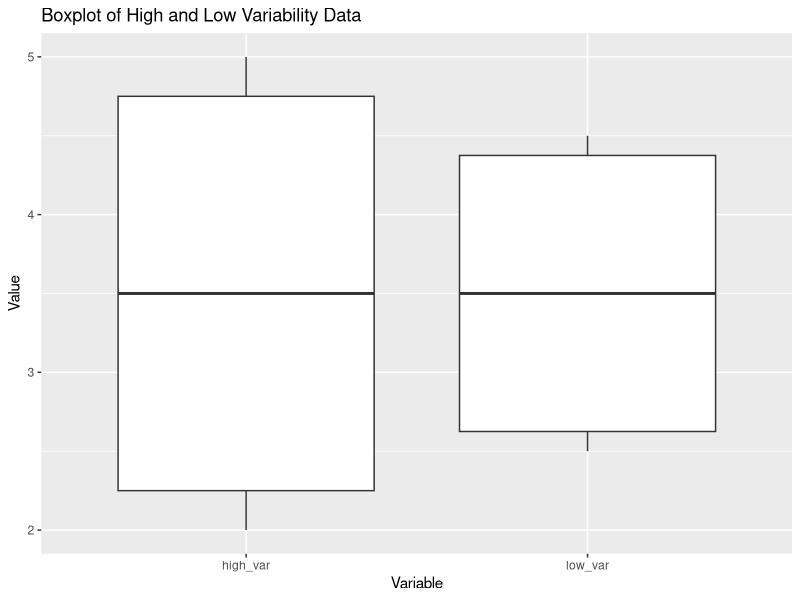
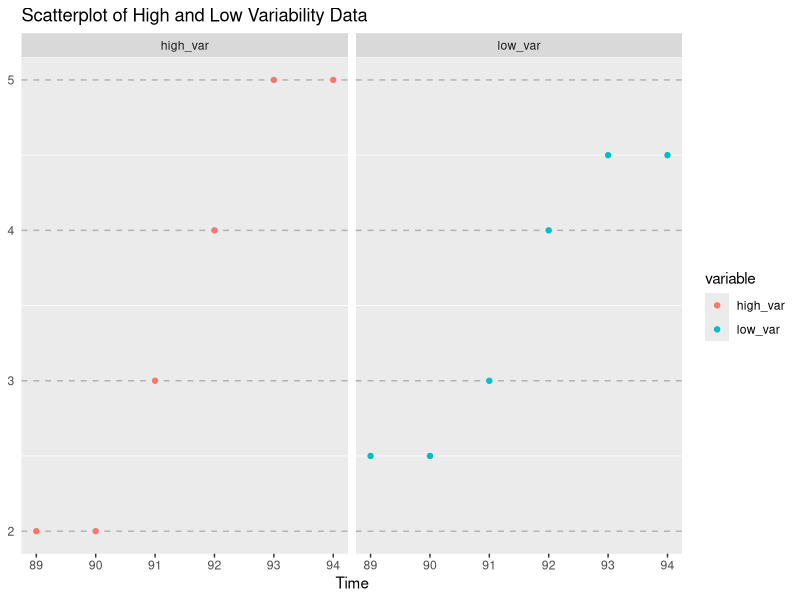
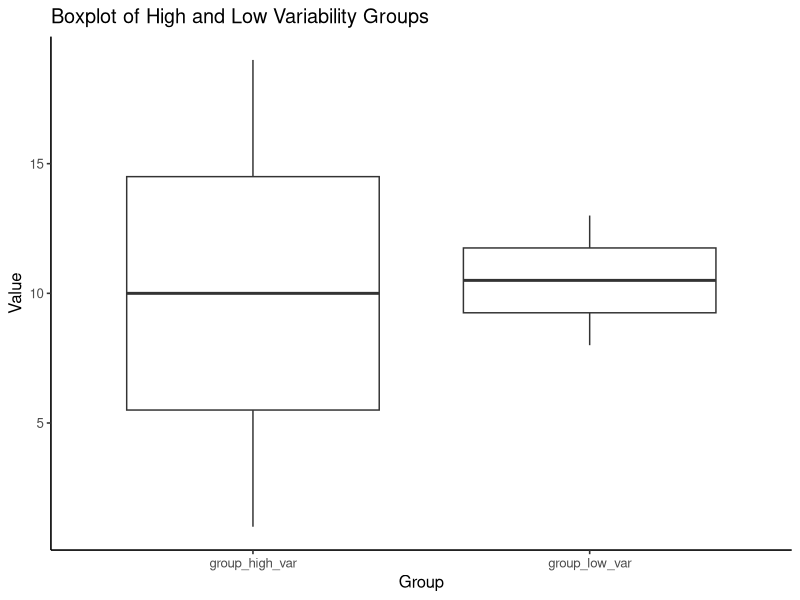
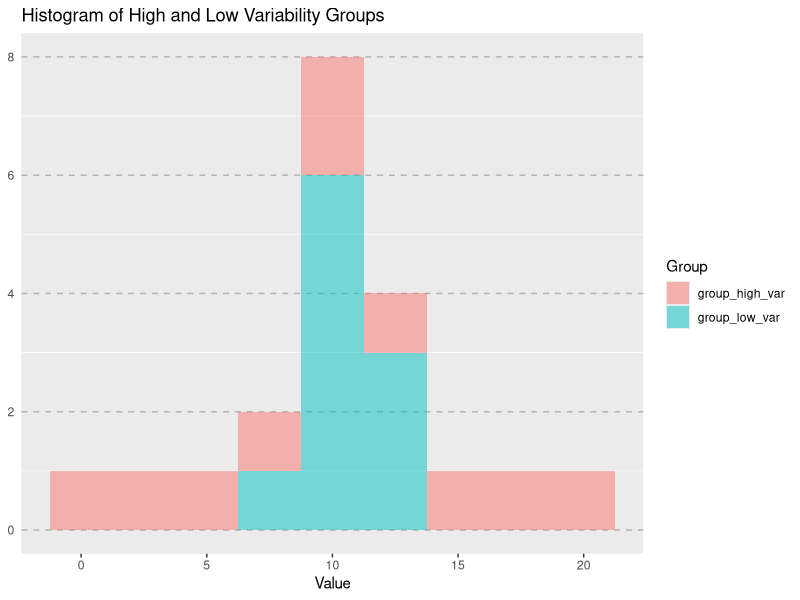
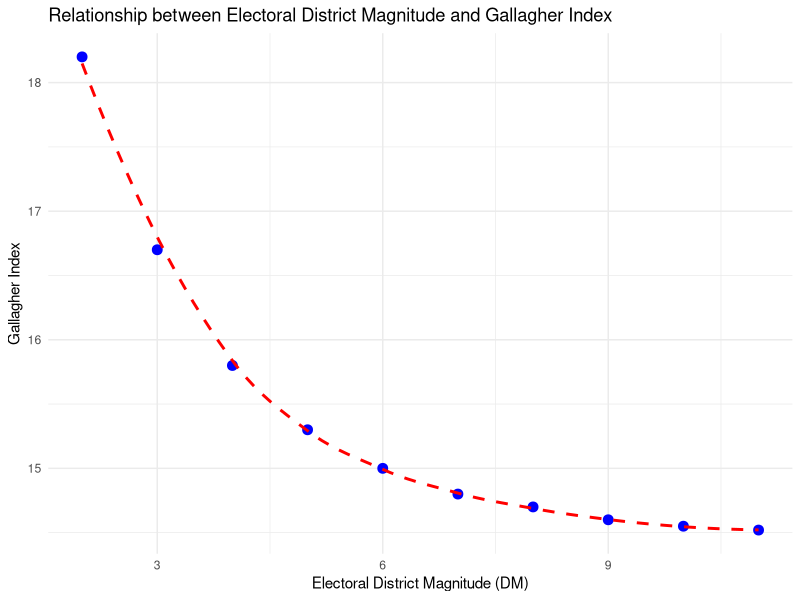
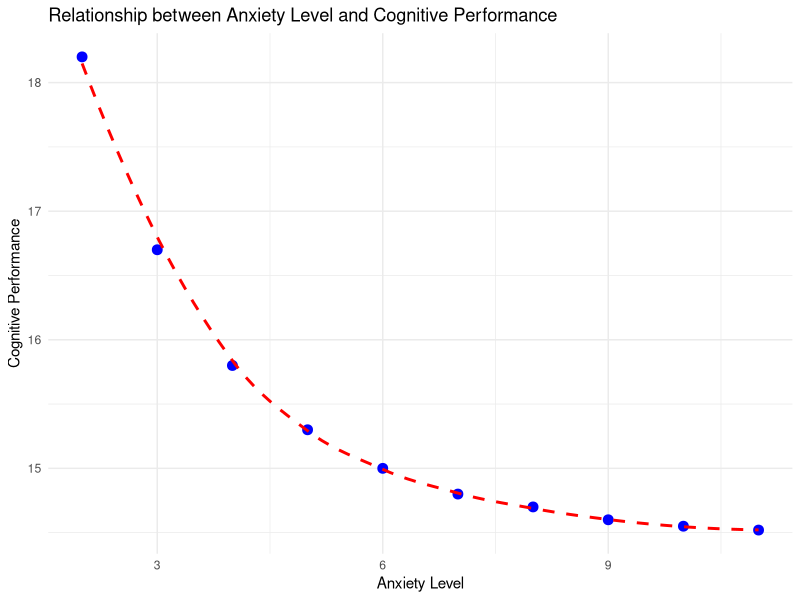
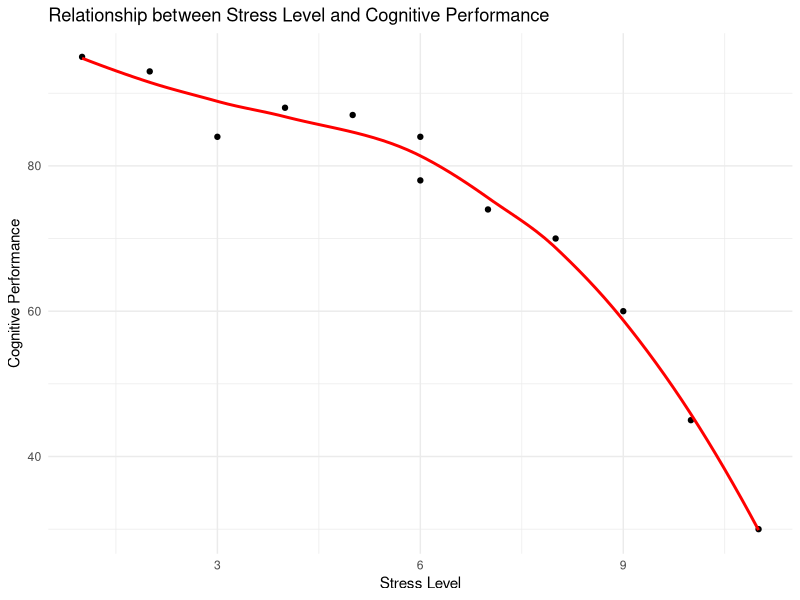
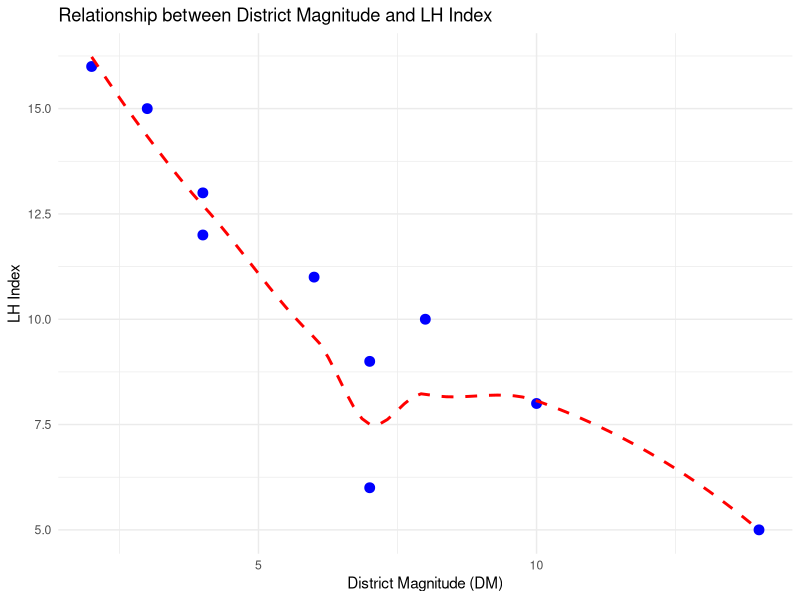

Generate these figures, in order, with R:
## ---- chunk 1
knitr::opts_chunk$set(echo = TRUE, warning = FALSE, message = FALSE)
library(tidyverse)
library(ggpubr)
## ---- chunk 2
high_var <- c(2, 2, 3, 4, 5, 5)
low_var <- c(2.5, 2.5, 3, 4, 4.5, 4.5)

sd_high_var <- sd(high_var)
sd_low_var <- sd(low_var)

cat("Standard Deviation (High Variability):", round(sd_high_var, 2), "\n")
cat("Standard Deviation (Low Variability):", round(sd_low_var, 2), "\n")

cat("Variance (High Variability):", round(var(high_var), 2), "\n")
cat("Variance (Low Variability):", round(var(low_var), 2), "\n")
## ---- chunk 3
data_sd <- data.frame(time = c(89:94), high_var = high_var, low_var = low_var)

data_long_sd <- data_sd %>%
  pivot_longer(cols = c(high_var, low_var),
               names_to = "variable",
               values_to = "value")

ggplot(data = data_long_sd, aes(x = variable, y = value)) + 
  geom_boxplot() +
  labs(title = "Boxplot of High and Low Variability Data",
       x = "Variable", y = "Value")

ggplot(data = data_long_sd, aes(x = time, y = value, color = variable)) + 
  geom_point() + 
  facet_wrap(vars(variable)) + 
  theme_cleveland() +
  labs(title = "Scatterplot of High and Low Variability Data",
       x = "Time", y = "Value")
## ---- chunk 4
group_high_var <- c(85, 90, 95, 100, 105, 110, 115, 120, 125, 130)
group_low_var <- c(96, 97, 98, 99, 100, 101, 102, 103, 104, 105)

sd_high_var <- sd(group_high_var)
sd_low_var <- sd(group_low_var)

cat("Standard Deviation (High Variability):", round(sd_high_var, 2), "\n")
cat("Standard Deviation (Low Variability):", round(sd_low_var, 2), "\n")
## ---- chunk 5
group_high_var <- c(1, 3, 5, 7, 9, 11, 13, 15, 17, 19)
group_low_var <- c(8, 9, 9, 10, 10, 11, 11, 12, 12, 13)

sd_high_var <- sd(group_high_var)
sd_low_var <- sd(group_low_var)

cat("Standard Deviation (High Variability):", round(sd_high_var, 2), "\n")
cat("Standard Deviation (Low Variability):", round(sd_low_var, 2), "\n")
## ---- chunk 6
cat("High Variability Group:\n")
cat("25th percentile:", quantile(group_high_var, 0.25), "\n")
cat("Median:", median(group_high_var), "\n")
cat("75th percentile:", quantile(group_high_var, 0.75), "\n")

cat("\nLow Variability Group:\n")
cat("25th percentile:", quantile(group_low_var, 0.25), "\n")
cat("Median:", median(group_low_var), "\n")
cat("75th percentile:", quantile(group_low_var, 0.75), "\n")
## ---- chunk 7
data_sd_dm <- data.frame(
  group_high_var = group_high_var,
  group_low_var = group_low_var
)

data_long_dm_sd <- data_sd_dm %>%
  pivot_longer(cols = everything(),
               names_to = "variable",
               values_to = "value")

ggplot(data = data_long_dm_sd) + 
  geom_boxplot(aes(y = value, x = variable)) + 
  theme_classic2() +
  labs(title = "Boxplot of High and Low Variability Groups",
       x = "Group", y = "Value")

ggplot(data = data_long_dm_sd, aes(x = value, fill = factor(variable))) + 
  geom_histogram(alpha = 0.5, binwidth = 2.5) + 
  theme_cleveland() + 
  labs(title = "Histogram of High and Low Variability Groups",
       x = "Value", y = "Count", fill = "Group")
## ---- chunk 8
iqgroup_A = c(100, 120, 80, 140, 70, 100, 90, 150)
iqgroup_B = c(85, 90, 95, 100, 105, 110, 115, 120)

cat("Variance of Group A:", round(var(iqgroup_A), 2), "\n")
cat("Variance of Group B:", round(var(iqgroup_B), 2), "\n")

cat("Standard Deviation of Group A:", round(sd(iqgroup_A), 2), "\n")
cat("Standard Deviation of Group B:", round(sd(iqgroup_B), 2), "\n")
## ---- chunk 9
DM <- c(2, 3, 4, 5, 6, 7, 8, 9, 10, 11)
Gallagher <- c(18.2, 16.7, 15.8, 15.3, 15.0, 14.8, 14.7, 14.6, 14.55, 14.52)

cat("Covariance:", round(cov(DM, Gallagher), 2), "\n")
cat("Pearson Correlation:", round(cor(DM, Gallagher, method = "pearson"), 2), "\n")
cat("Spearman Correlation:", round(cor(DM, Gallagher, method = "spearman"), 2), "\n")

data <- data.frame(DM = DM, Gallagher = Gallagher)

ggplot(data, aes(x = DM, y = Gallagher)) +
  geom_point(size = 3, color = "blue") +
  geom_smooth(method = "loess", se = FALSE, color = "red", linetype = "dashed") +
  labs(x = "Electoral District Magnitude (DM)", y = "Gallagher Index",
       title = "Relationship between Electoral District Magnitude and Gallagher Index") +
  theme_minimal()
## ---- chunk 10
AL <- c(2, 3, 4, 5, 6, 7, 8, 9, 10, 11)
CP <- c(18.2, 16.7, 15.8, 15.3, 15.0, 14.8, 14.7, 14.6, 14.55, 14.52)

cat("Mean Cognitive Performance:", round(mean(CP), 2), "\n")
cat("Variance of Cognitive Performance:", round(var(CP), 2), "\n")
cat("Standard Deviation of Cognitive Performance:", round(sd(CP), 2), "\n")

cat("Covariance:", round(cov(AL, CP), 2), "\n")
cat("Pearson Correlation:", round(cor(AL, CP, method = "pearson"), 2), "\n")
cat("Spearman Correlation:", round(cor(AL, CP, method = "spearman"), 2), "\n")

data_alcp <- data.frame(AL = AL, CP = CP)

ggplot(data_alcp, aes(x = AL, y = CP)) +
  geom_point(size = 3, color = "blue") +
  geom_smooth(method = "loess", se = FALSE, color = "red", linetype = "dashed") +
  labs(x = "Anxiety Level", y = "Cognitive Performance",
       title = "Relationship between Anxiety Level and Cognitive Performance") +
  theme_minimal()

model_alcp <- lm(CP ~ AL, data = data_alcp)
summary(model_alcp)

lin_log_model_alcp <- lm(CP ~ log(AL), data = data_alcp)
summary(lin_log_model_alcp)
## ---- chunk 11
data <- data.frame(
  stress_level = c(1, 2, 3, 4, 5, 6, 6, 7, 8, 9, 10, 11),
  cognitive_performance = c(95, 93, 84, 88, 87, 84, 78, 74, 70, 60, 45, 30)
)

ggplot(data, aes(x = stress_level, y = cognitive_performance)) +
  geom_point() +
  geom_smooth(method = "loess", se = FALSE, color = "red") +
  labs(x = "Stress Level", y = "Cognitive Performance",
       title = "Relationship between Stress Level and Cognitive Performance") +
  theme_minimal()

cat("Pearson Correlation:", round(cor(data$stress_level, data$cognitive_performance, method = "pearson"), 2), "\n")
cat("Spearman Correlation:", round(cor(data$stress_level, data$cognitive_performance, method = "spearman"), 2), "\n")
cat("Kendall's Tau:", round(cor(data$stress_level, data$cognitive_performance, method = "kendall"), 2), "\n")
## ---- chunk 12
# Compute P(45 < X < 55) for X ~ Binomial(100, 0.5)
prob <- sum(dbinom(46:54, 100, 0.5))
cat("P(45 < X < 55) for X ~ Binomial(100, 0.5):", round(prob, 4), "\n")

# Compute P(X >= 8) for X ~ Binomial(10, 0.5)
prob <- sum(dbinom(8:10, 10, 0.5))
cat("P(X >= 8) for X ~ Binomial(10, 0.5):", round(prob, 4), "\n")
## ---- chunk 13
x1 <- c(1, 2, 3, 4, 5)
y1 <- c(2, 4, 5, 7, 8)

data <- data.frame(x1, y1)

model.1 <- lm(y1 ~ x1)
summary(model.1)
## ---- chunk 14
DM <- c(4,10,3,8,7,4,6,2,7,14)
LHI <- c(12,8,15,10,6,13,11,16,9,5)

cat("Variance of DM:", round(var(DM), 2), "\n")
cat("Variance of LHI:", round(var(LHI), 2), "\n")
cat("Standard Deviation of DM:", round(sd(DM), 2), "\n")
cat("Standard Deviation of LHI:", round(sd(LHI), 2), "\n")

cat("Covariance:", round(cov(DM, LHI), 2), "\n")
cat("Pearson Correlation:", round(cor(DM, LHI, method = "pearson"), 2), "\n")
cat("Spearman Correlation:", round(cor(DM, LHI, method = "spearman"), 2), "\n")

data <- data.frame(DM = DM, LHI = LHI)

ggplot(data, aes(x = DM, y = LHI)) +
  geom_point(size = 3, color = "blue") +
  geom_smooth(method = "loess", se = FALSE, color = "red", linetype = "dashed") +
  labs(x = "District Magnitude (DM)", y = "LH Index",
       title = "Relationship between District Magnitude and LH Index") +
  theme_minimal()

model_lh <- lm(LHI ~ DM, data = data)
summary(model_lh)
## ---- chunk 15
DM <- c(5,11,4,8,7,4,6,3,7,15)
GHI <- c(12,7,15,10,6,13,11,18,9,2)

cat("Variance of DM:", round(var(DM), 2), "\n")
cat("Variance of GHI:", round(var(GHI), 2), "\n")
cat("Standard Deviation of DM:", round(sd(DM), 2), "\n")
cat("Standard Deviation of GHI:", round(sd(GHI), 2), "\n")

cat("Covariance:", round(cov(DM, GHI), 2), "\n")
cat("Pearson Correlation:", round(cor(DM, GHI, method = "pearson"), 2), "\n")
cat("Spearman Correlation:", round(cor(DM, GHI, method = "spearman"), 2), "\n")

data <- data.frame(DM = DM, GHI = GHI)

ggplot(data, aes(x = DM, y = GHI)) +
  geom_point(size = 3, color = "blue") +
  geom_smooth(method = "loess", se = FALSE, color = "red", linetype = "dashed") +
  labs(x = "District Magnitude (DM)", y = "Gallagher Index",
       title = "Relationship between District Magnitude and Gallagher Index") +
  theme_minimal()

model_gh <- lm(GHI ~ DM, data = data)
summary(model_gh)
## ---- chunk 16
group_high_var <- c(1, 3, 5, 7, 9, 11, 13, 15, 17, 19)
group_low_var <- c(8, 9, 9, 10, 10, 11, 11, 12, 12, 13)

sd_high_var <- sd(group_high_var)
sd_low_var <- sd(group_low_var)

cat("Standard Deviation (High Variability):", round(sd_high_var, 2), "\n")
cat("Standard Deviation (Low Variability):", round(sd_low_var, 2), "\n")
## ---- chunk 17
DM <- c(2, 3, 4, 5, 6, 7, 8, 9, 10, 11)
Gallagher <- c(18.2, 16.7, 15.8, 15.3, 15.0, 14.8, 14.7, 14.6, 14.55, 14.52)

cat("Variance of DM:", round(var(DM), 2), "\n")
cat("Variance of Gallagher:", round(var(Gallagher), 2), "\n")
cat("Standard Deviation of DM:", round(sd(DM), 2), "\n")
cat("Standard Deviation of Gallagher:", round(sd(Gallagher), 2), "\n")

cat("Covariance:", round(cov(DM, Gallagher), 2), "\n")
cat("Spearman Correlation:", round(cor(DM, Gallagher, method = "spearman"), 2), "\n")

data_disp <- data.frame(DM, Gallagher)

ggplot(data_disp, aes(x = DM, y = Gallagher)) +
  geom_point(size = 3, color = "blue") +
  geom_smooth(method = "loess", se = FALSE, color = "red", linetype = "dashed") +
  labs(x = "Electoral District Magnitude (DM)", y = "Gallagher Index",
       title = "Relationship between Electoral District Magnitude and Gallagher Index") +
  theme_minimal() +
  theme(
    plot.title = element_text(hjust = 0.5, size = 14, face = "bold"),
    axis.title = element_text(size = 12),
    axis.text = element_text(size = 10)
  )

# Linear model
model_disp <- lm(Gallagher ~ DM, data = data_disp)
summary(model_disp)

# Log-linear model
lin_log_model_disp <- lm(Gallagher ~ log(DM), data = data_disp)
summary(lin_log_model_disp)
## ---- chunk 18
data_alcp <- data.frame(
  stress_level = c(1, 2, 3, 4, 5, 6, 6, 7, 8, 9, 10, 11),
  cognitive_performance = c(95, 93, 84, 88, 87, 84, 78, 74, 70, 60, 45, 30)
)

ggplot(data_alcp, aes(x = stress_level, y = cognitive_performance)) +
  geom_point() +
  geom_smooth(method = "loess", se = FALSE, color = "red") +
  labs(x = "Stress Level", y = "Cognitive Performance",
       title = "Relationship between Stress Level and Cognitive Performance") +
  theme_minimal()

cat("Pearson Correlation:", round(cor(data_alcp$stress_level, data_alcp$cognitive_performance, method = "pearson"), 2), "\n")
cat("Spearman Correlation:", round(cor(data_alcp$stress_level, data_alcp$cognitive_performance, method = "spearman"), 2), "\n")
cat("Kendall's Tau:", round(cor(data_alcp$stress_level, data_alcp$cognitive_performance, method = "kendall"), 2), "\n")

model_alcp <- lm(stress_level ~ cognitive_performance, data = data_alcp)
summary(model_alcp)
## ---- chunk 19
group_high_var <- c(1, 3, 5, 7, 9, 11, 13, 15, 17, 19)
group_low_var <- c(8, 9, 9, 10, 10, 11, 11, 12, 12, 13)

sd_high_var <- sd(group_high_var)
sd_low_var <- sd(group_low_var)

cat("Standard Deviation (High Variability):", round(sd_high_var, 2), "\n")
cat("Standard Deviation (Low Variability):", round(sd_low_var, 2), "\n")

data_sd_dm <- data.frame(
  group_high_var = group_high_var,
  group_low_var = group_low_var
)

data_long_dm_sd <- data_sd_dm %>%
  pivot_longer(cols = everything(),
               names_to = "variable",
               values_to = "value")

ggplot(data = data_long_dm_sd) + 
  geom_boxplot(aes(y = value, x = variable)) + 
  theme_classic2() +
  labs(title = "Box Plot of High and Low Variability Groups",
       x = "Group", y = "Value")

ggplot(data = data_long_dm_sd, aes(x = value, fill = factor(variable))) + 
  geom_histogram(alpha = 0.5, binwidth = 2) + 
  theme_cleveland() + 
  labs(title = "Histogram of High and Low Variability Groups",
       x = "Value", y = "Count", fill = "Group")

ggplot(data = data_long_dm_sd, aes(x = value)) + 
  geom_histogram(alpha = 0.5, binwidth = 2.5) + 
  facet_grid(. ~ variable) + 
  theme_cleveland() +
  labs(title = "Faceted Histogram of High and Low Variability Groups",
       x = "Value", y = "Count")
## ---- chunk 20
library(dplyr)

# Generate synthetic data
set.seed(123)  # For reproducibility

data <- data.frame(
  age = rnorm(1000, mean = 45, sd = 15),
  income = rnorm(1000, mean = 50000, sd = 20000),
  education = sample(c("High School", "Bachelor's", "Master's", "PhD"), 1000, replace = TRUE),
  voted = sample(c(0, 1), 1000, replace = TRUE, prob = c(0.4, 0.6))
)

# Explore the data
summary(data)
table(data$education, data$voted)

# Prepare the data for logistic regression
data$education <- as.factor(data$education)  # Convert education to a factor variable

# Fit the logistic regression model
model <- glm(voted ~ age + income + education, data = data, family = binomial(link = "logit"))

# Interpret the model results
summary(model)

# Make predictions using the model
new_voter <- data.frame(age = 30, income = 60000, education = "Bachelor's")
predict(model, new_voter, type = "response")
